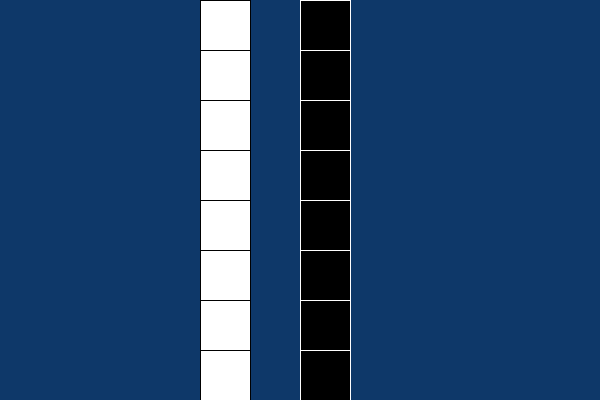
Frame 1 (no input)
Frame 60 (the mouse pressed at the canvas centre just before this capture): identical to frame 1, image omitted
Frame 120 (the mouse held since frame 60 and released just before this capture): identical to frame 1, image omitted

The Processing sketch that drew this single still picture (run headless with seeded random() and noise(); from frame 60 on, the mouse is pressed at the canvas centre):

// Processing sketch: forAndWhileLoop
// ── forAndWhileLoop.pde
/*
Uses while() and for loop() to draw rectangles to the canvas on the y axis.
 Created by Dawn C. Hayes March 2017. 
 Modified for Processing July 2017.
 */


void setup() {
  size(600, 400);
}

void draw() {
  background(14, 56, 105);

  int y = 0;
  while (y <= height) {
    stroke(0);
    fill(255);
    rect(200, y, 50, 50);
    y = y + 50;
  }

  for (y = 0; y <= height; y += 50) {
    stroke(255);
    fill(0);
    rect(300, y, 50, 50);
  }
}
